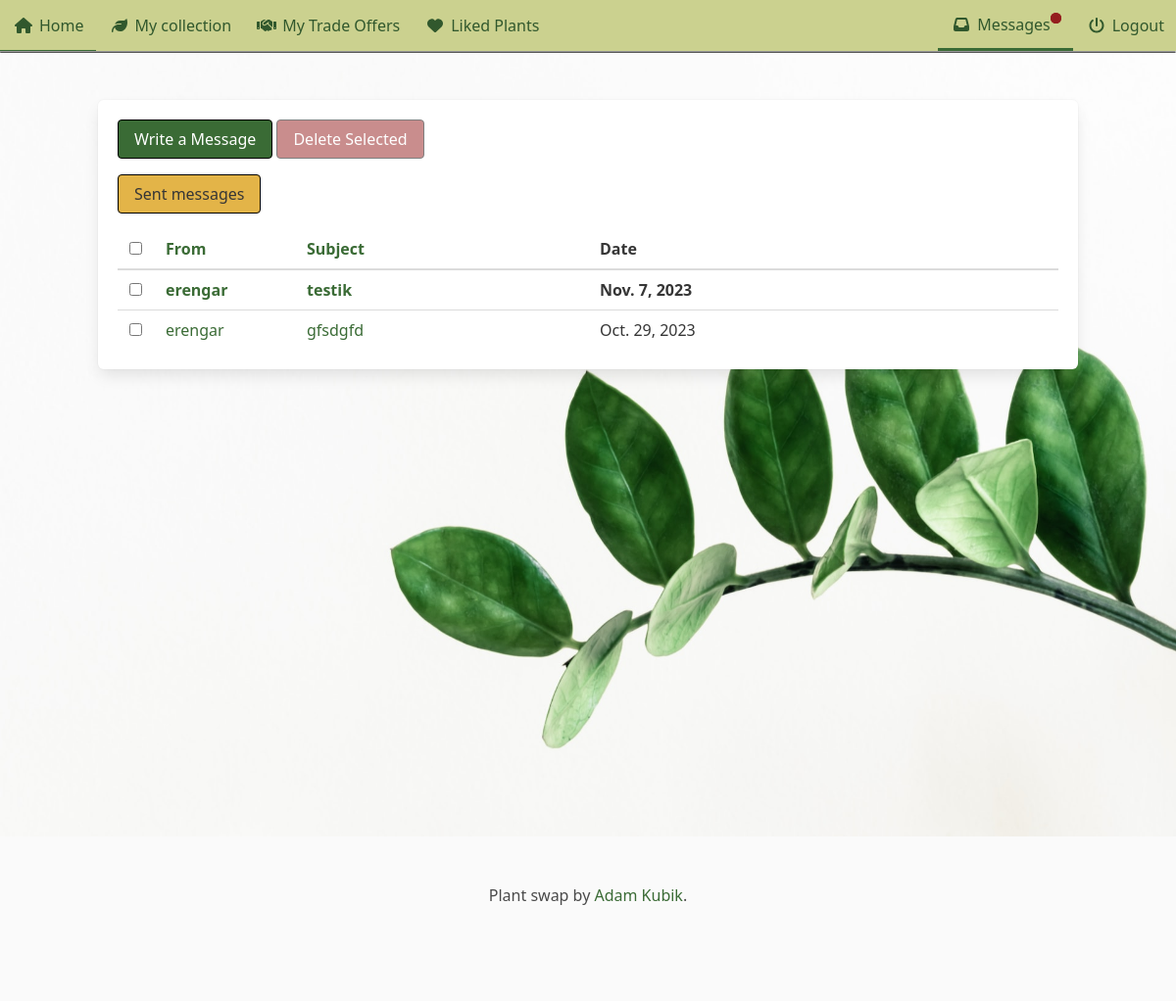
Before: /accounts/messages/ (signed in) with the older database file.
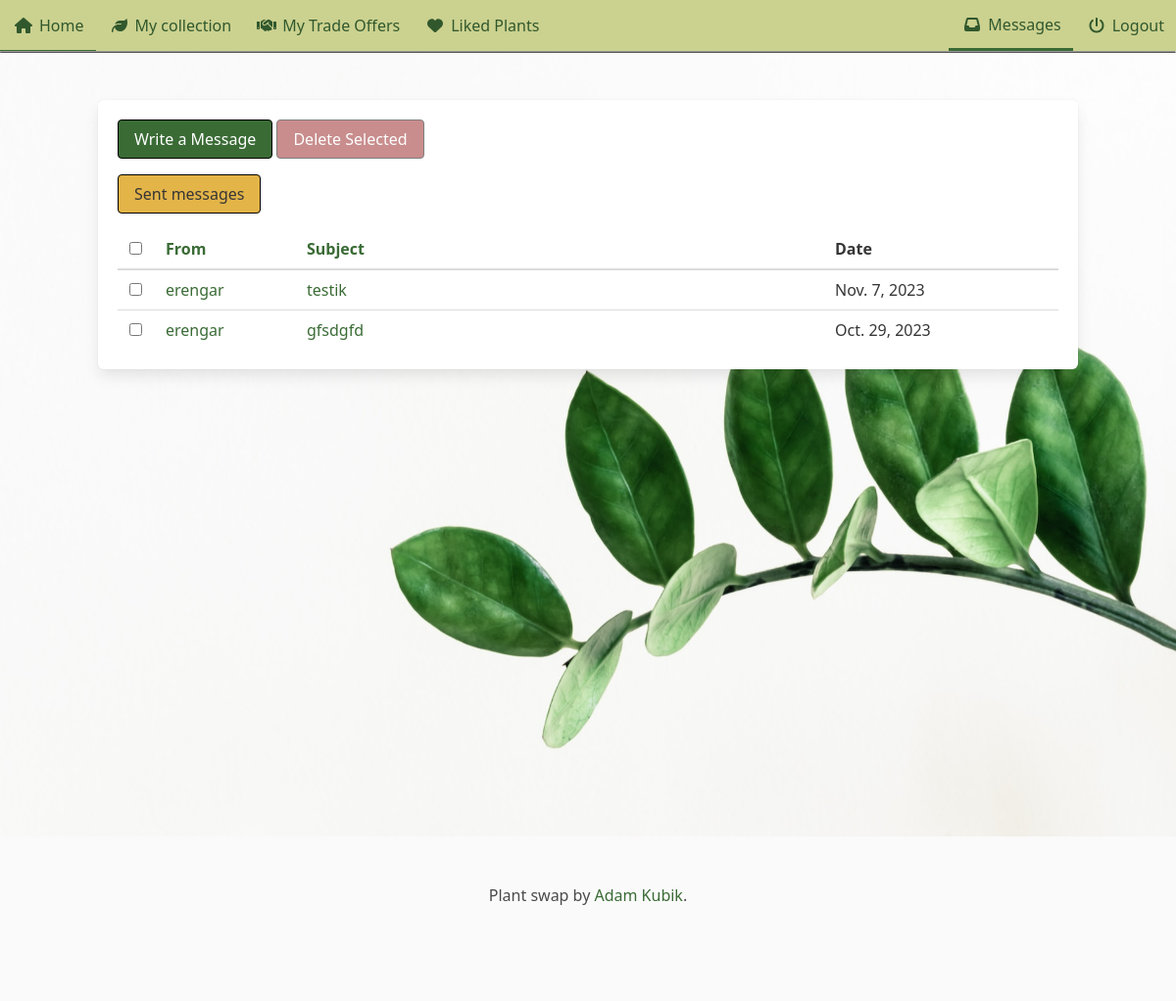
After: the same page with the newer database file.
### accounts/models.py (models this page shows, shortened)
class Message(models.Model):
    subject = models.CharField(max_length=32)
    body = models.TextField(max_length=500)
    sender = models.ForeignKey(settings.AUTH_USER_MODEL, on_delete=models.DO_NOTHING, related_name='sent_messages', null=True, blank=True)
    sender_string = models.CharField(max_length=32)
    receiver = models.ForeignKey(settings.AUTH_USER_MODEL, on_delete=models.DO_NOTHING, related_name='received_messages', null=True, blank=True)
    receiver_string = models.CharField(max_length=32)
    date_sent = models.DateTimeField(auto_now_add=True, max_length=32)
    read = models.BooleanField(default=False)
    slug_subject = models.SlugField(max_length=64, blank=True)
    @property
    def older(self):
        return date.today() > self.date_sent.date()

### accounts/views.py (the view, shortened to what this page needs)
# urls.py: path('messages/', views.messages_view.as_view(), name='messages'),
class messages_view(LoginRequiredMixin, generic.View):
    def get(self, request, order='-date_sent'):
        context = {}
        messages = Message.objects.filter(receiver=request.user).order_by(order, '-date_sent')
        if 'sent' in request.build_absolute_uri():
            messages = Message.objects.filter(sender=request.user).order_by(order, '-date_sent')
            context['sent'] = True
        context['messages'] = messages
        context['order'] = order
        return render(request, 'accounts/messages.html', context)

### accounts/templates/accounts/messages.html (shortened to what the changed rows need)
{% extends "base.html" %}
{% load static %}
{% block header %}
<link rel="stylesheet" href="{% static 'plant_collection/css/no_padding_section.css' %}">
<link rel="stylesheet" href="{% static "accounts/css/max.css" %}">
{% endblock %}
{% block content %}
<section class='section'>
    <form class='box need-max-message' method='post' action="{% url 'accounts:messages' %}">
        <div>
            <table class='table is-hoverable is-fullwidth'>
                <thead>
                    <tr>
                        <th><input class='message-checkbox' type="checkbox" aria-label='Select all' id="select-all"></th>
                        {% if sent %}
                            {% if order == '-receiver' %}
                            <th>
                                <a href={% url 'accounts:messages_sent' order='receiver' %}>To <i class="fa-solid fa-caret-up"></i></a>
                            </th>
                            {% elif order == 'receiver' %}
                            <th>
                                <a href={% url 'accounts:messages_sent' order='-receiver' %}>To <i class="fa-solid fa-caret-down"></i></a>
                            </th>
                            {% else %}
                            <th><a href={% url 'accounts:messages_sent' order='receiver' %}>To</a></th>
                            {% endif %}
                            {% if order == '-subject' %}
                                <th>
                                    <a href={% url 'accounts:messages_sent' order='subject' %}>Subject <i class="fa-solid fa-caret-up"></i></a>
                                </th>
                            {% elif order == 'subject' %}
                                <th>
                                    <a href={% url 'accounts:messages_sent' order='-subject' %}>Subject <i class="fa-solid fa-caret-down"></i></a>
                                </th>
                            {% else %}
                                <th><a href={% url 'accounts:messages_sent' order='subject' %}>Subject</a></th>
                        {% endif %}
                        {% else %}
                            {% if order == '-sender' %}
                                <th>
                                    <a href={% url 'accounts:messages' order='sender' %}>From <i class="fa-solid fa-caret-up"></i></a>
                                </th>
                            {% elif order == 'sender' %}
                                <th>
                                    <a href={% url 'accounts:messages' order='-sender' %}>From <i class="fa-solid fa-caret-down"></i></a>
                                </th>
                            {% else %}
                                <th><a href={% url 'accounts:messages' order='sender' %}>From</a></th>
                            {% endif %}
                            {% if order == '-subject' %}
                                <th>
                                    <a href={% url 'accounts:messages' order='subject' %}>Subject <i class="fa-solid fa-caret-up"></i></a>
                                </th>
                            {% elif order == 'subject' %}
                                <th>
                                    <a href={% url 'accounts:messages' order='-subject' %}>Subject <i class="fa-solid fa-caret-down"></i></a>
                                </th>
                            {% else %}
                                <th><a href={% url 'accounts:messages' order='subject' %}>Subject</a></th>
                            {% endif %}
                        {% endif %}
                        <th>Date</th>
                    </tr>
                </thead>
                <tbody>
                    {% for message in messages %}
                    {% if not message.read %}
                    <tr class='has-text-weight-bold is-size-6-desktop is-size-7-touch'>
                        <td style="width:0"><input aria-label='Select message' name="{{message.slug_subject}}" type="checkbox" class='message-checkbox js-check'></td>
                        {% if sent %}
                        <td style='width:15%'>
                            {% if message.receiver %}
                            <a href="{% url 'accounts:write_message' name=message.receiver %}">{{ message.receiver }}</a>
                            {% else %}
                            {{ message.receiver_string }}
                            {% endif %}
                        </td>
                        {% else %}
                        <td style='width:15%'>
                            {% if message.sender %}
                            <a href="{% url 'accounts:write_message' name=message.sender %}">{{ message.sender }}</a>
                            {% else %}
                            {{ message.sender_string }}
                            {% endif %}
                        </td>
                        {% endif %}
                        <td><a href="{% url 'accounts:message' slug=message.slug_subject %}">{{ message.subject }}</a></td>
                        {% if message.older %}
                        <td style='width:50%'>{{ message.date_sent|date }}</td>
                        {% elif not message.older %}
                        <td style='width:25%'>{{ message.date_sent|time }}</td>
                        {% endif %}
                    </tr>
                    {% else %}
                    <tr class="is-size-6-desktop is-size-7-touch">
                        <td style="width:0"><input aria-label='Select message' name="{{message.slug_subject}}" type="checkbox" class='message-checkbox js-check'></td>
                        {% if sent %}
                        <td style='width:15%'>
                            {% if message.receiver %}
                            <a href="{% url 'accounts:write_message' name=message.receiver %}">{{ message.receiver }}</a>
                            {% else %}
                            {{ message.receiver_string }}
                            {% endif %}
                        </td>
                        {% else %}
                        <td style='width:15%'>
                            {% if message.sender %}
                            <a href="{% url 'accounts:write_message' name=message.sender %}">{{ message.sender }}</a>
                            {% else %}
                            {{ message.sender_string }}
                            {% endif %}
                        </td>
                        {% endif %}
                        <td><a href="{% url 'accounts:message' slug=message.slug_subject %}">{{ message.subject }}</a></td>
                        {% if message.older %}
                        <td style='width:25%'>{{ message.date_sent|date }}</td>
                        {% elif not message.older %}
                        <td style='width:25%'>{{ message.date_sent|time }}</td>
                        {% endif %}
                    </tr>
                    {% endif %}
                    {% endfor %}
                </tbody>
            </table>
        </div>
    </form>
</section>
{% endblock content %}

### plant_collection/templates/base.html (shortened to what the changed rows need)
<!DOCTYPE html>
<html lang="en">
<head>
    {% load static %}
    <link rel="stylesheet" href="{% static "plant_collection/css/base.css" %}">
    <link rel="stylesheet" href="{% static 'plant_collection/css/hover.css' %}">
    <link rel="stylesheet" href="{% static 'plant_collection/css/divider.css' %}">
    <link rel="stylesheet" href="{% static 'plant_collection/css/coloring.css' %}">
    <link rel="stylesheet" href="{% static 'plant_collection/css/message_dot.css' %}">
    <link rel="stylesheet" href="{% static 'plant_collection/css/more_base.css' %}">
    <link rel="stylesheet" href="{% static 'plant_collection/css/object_fit.css' %}">
    {% block header %}{% endblock header %}
</head>
<body>
    <div style='position: sticky; top:0px; z-index: 2;'>
        <nav class='navbar sage-green'>
            <div class='navbar-menu sage-green' id="navMenu">
                <div class='navbar-end'>
                    {% if user.is_authenticated %}
                    <a href="{% url 'accounts:messages' %}" class='navbar-item forest-green is-tab'>
                        <span class="icon-text"><span class="icon"><img src="{% static 'plant_collection/icons/inbox.svg' %}" ></span><span>Messages</span>
                            {% for message in user.received_messages.all %}
                            {% if message.read == False %}
                            <span class='dot-container'>
                                <span class='dot'></span>
                            </span>
                            {% endif %}
                            {% endfor %}
                        </span>
                    </a>
                    {% endif %}
                </div>
            </div>
        </nav>
    </div>
    <main class='back-image' style='min-height:100vh; overflow:hidden;'>
        {% block content %}
        {% endblock %}
    </main>
</body>
</html>

Changed rows visible on the page:
changed Message "testik": read False → True (drawn)
